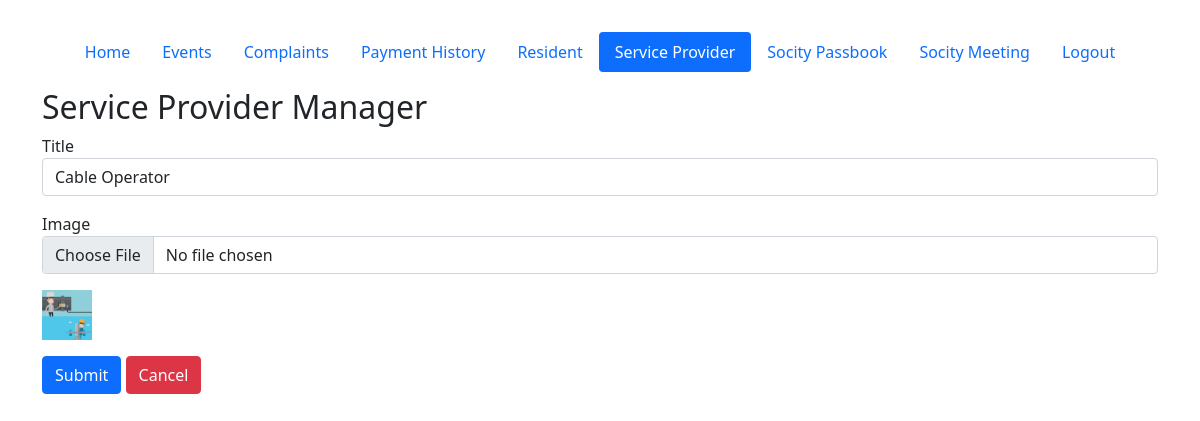
Screenshot of /admin/serviceproviderAdd.php?id=3 (signed in) with the database file from the repository.
### tables this page shows
CREATE TABLE `serviceprovider` (
  `id` int(11) NOT NULL,
  `name` text NOT NULL,
  `image` text NOT NULL
);

### admin/db.php (called while the page is built, shortened)
<?php
$base_url = "http://".$_SERVER['HTTP_HOST'];
$base_url .= str_replace(basename($_SERVER['SCRIPT_NAME']),"",$_SERVER['SCRIPT_NAME']);
?>

### admin/serviceproviderAdd.php (the view, shortened to what this page needs)
<?php
require("header.php");
$title = "";
$image = "";
$id = isset($_GET['id']) ? $_GET['id'] : "";
if($id){
	$sql = "SELECT * FROM serviceprovider WHERE id = '".$id."'" ;
	$result = $mysqli->query($sql);
	if ($result->num_rows > 0) {
	    while ($row = mysqli_fetch_assoc($result)){
	    	$title = $row['name'];
	    	$image = $row['image'];
	    }
	}
}
?>
<header class="d-flex justify-content-center py-3">
	<ul class="nav nav-pills">
	  <li class="nav-item"><a href="<?= $base_url ?>Home.php" class="nav-link " aria-current="page">Home</a></li>
	  <li class="nav-item"><a href="<?= $base_url ?>Events.php" class="nav-link ">Events</a></li>
	  <li class="nav-item"><a href="<?= $base_url ?>Complaints.php" class="nav-link">Complaints</a></li>
	  <li class="nav-item"><a href="<?= $base_url ?>PaymentHistory.php" class="nav-link ">Payment History</a></li>
	  <li class="nav-item"><a href="<?= $base_url ?>Resident.php" class="nav-link ">Resident</a></li>
	  <li class="nav-item"><a href="<?= $base_url ?>ServiceProvider.php" class="nav-link active">Service Provider</a></li>
	  <li class="nav-item"><a href="<?= $base_url ?>SocityPassbook.php" class="nav-link ">Socity Passbook</a></li>
	  <li class="nav-item"><a href="<?= $base_url ?>SocMeeting.php" class="nav-link">Socity Meeting</a></li>
<li class="nav-item"><a href="<?= $base_url ?>?logout=1" class="nav-link">Logout</a></li>
	</ul>
</header>
<div class="row">
	<div class="col-12">
		<h2>Service Provider Manager</h2>
		<form action="" method="POST" enctype="multipart/form-data">
			<div class="mb-3">
				<label>Title</label>
				<input type="text" name="title" required="required" value="<?= $title ?>" class="form-control">
			</div>
			<div class="mb-3">
				<label>Image</label>
				<input type="file" name="image" <?= !$image ? 'required="required"' : "" ?> class="form-control">
			</div>
			<?php if($image){ ?>
				<img src="<?= $base_url ?>../upload/<?= $image ?>" width="50" class="mb-3" />
			<?php } ?>
			<div class="mb-3">
				<input type="submit" name="submit" value="Submit" class="btn btn-primary">
				<a href="ServiceProvider.php" class="btn btn-danger">Cancel</a>
			</div>
		</form>
	</div>
</div>
<?php
require("footer.php")
?>

### rows the page displays
serviceprovider: title "Cable Operator", image (picture)
